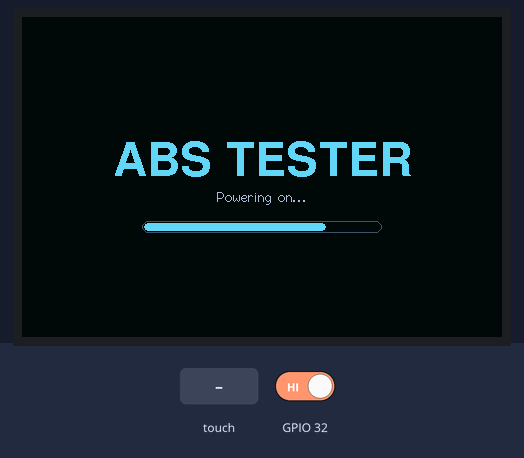
Bench run of a sketch on a simulated ESP32. Parts: 480×320 colour display. The inputs (shaded band) are chosen by the test bench; at power-on: GPIO 32 HIGH. EEPROM starts erased; what the sketch prints to the serial monitor is not drawn.

Above: at 1.5 s.
At 4.7 s:
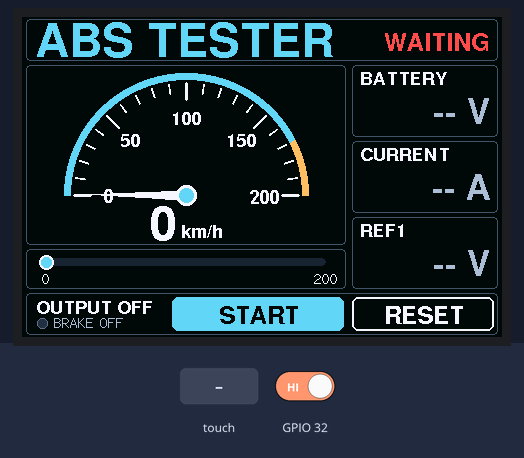
4.8 s: touch panel pressed at 38 % / 90 % of its raw x / y range
At 6.2 s:
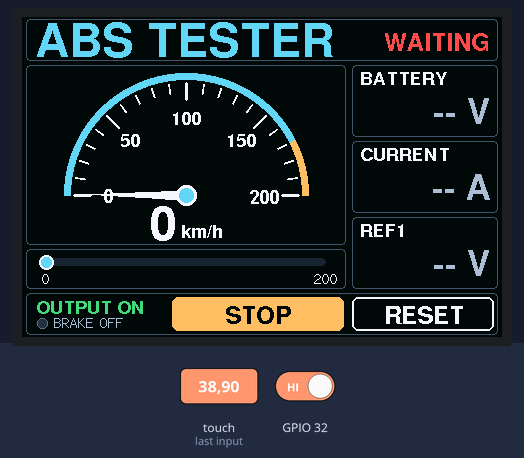
Timing chart, 0 to 7.8 s (numbered marks = the images above; inputs shaded):
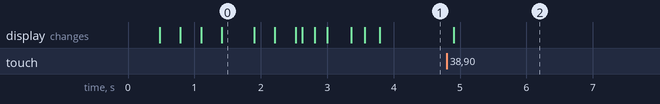

The sketch:

AbsTester.ino
```cpp
#include <Arduino.h>
#include <SoftwareSerial.h>
#include <Wire.h>  // Needed for LovyanGFX library detection.
#include "AbsDisplay.h"

// ABS tester on the ESP32 + 4.0" 480 x 320 touchscreen, fed by the testbench.
// Receives the same frames as esp32-universal-v2 (Uno U3, Nano U4, Mega U5)
// on GPIO17 and shows only what an ABS unit depends on: the D7 speed knob as
// wheel speed, battery (Mega A7), current (Mega A8), Reference 1 (A5) and the
// brake switch (D9). No Wi-Fi dashboard and no engine sensors.
// Mega D6 -> 10k/20k divider -> ESP32 GPIO17, common GND. 19200 baud 8N1.
SoftwareSerial testbench(17, 16);  // RX, TX (TX unused).
char frame[96];
size_t frameLength = 0;
bool discardFrame = false;
bool havePacket = false;
uint32_t lastPacketMs = 0, badFrames = 0;

bool smartKeyOn = false, brakePressed = false;
float targetSpeed = 0;   // Testbench D7 speed, 0-300 km/h (the "mapped RPM" field).
float speedKmh = 0;      // Eased toward targetSpeed.
float ref1V = 0;
bool haveReferences = false;
float batteryV = 0, currentA = 0;
bool haveBattery = false;
uint32_t lastSpeedMs = 0, lastSerialReportMs = 0;

// U3 (Uno): key, brake, 5 x ADC (1/16 counts), Hz x100, speed x100.
// U4 (Nano): U3 plus Reference 1 and 2 in mV.
// U5 (Mega): U4 plus battery in mV and current in mA.
bool parseFrame(char* text) {
  char* star = strchr(text, '*');
  if (!star || strlen(star + 1) != 2) return false;
  uint8_t checksum = 0;
  for (char* p = text; p < star; ++p) checksum ^= uint8_t(*p);
  char* end = nullptr;
  const unsigned long expected = strtoul(star + 1, &end, 16);
  if (*end || expected != checksum) return false;
  *star = '\0';
  uint8_t fieldCount;
  if (strncmp(text, "U3,", 3) == 0) fieldCount = 9;
  else if (strncmp(text, "U4,", 3) == 0) fieldCount = 11;
  else if (strncmp(text, "U5,", 3) == 0) fieldCount = 13;
  else return false;
  constexpr unsigned long maximum[13] = {
      1, 1, 16368, 16368, 16368, 16368, 16368, 100000000UL, 30000, 40000, 40000, 40000, 10500};
  unsigned long values[13];
  char* p = text + 3;
  for (uint8_t i = 0; i < fieldCount; ++i) {
    if (*p < '0' || *p > '9') return false;
    values[i] = strtoul(p, &end, 10);
    if (values[i] > maximum[i]) return false;
    if (i < fieldCount - 1) {
      if (*end != ',') return false;
      p = end + 1;
    } else if (*end) return false;
  }
  smartKeyOn = values[0] == 1;
  brakePressed = values[1] == 1;
  targetSpeed = smartKeyOn ? values[8] / 100.0f : 0;
  haveReferences = fieldCount >= 11;
  ref1V = smartKeyOn && haveReferences ? values[9] / 1000.0f : 0;
  haveBattery = fieldCount == 13;
  batteryV = haveBattery ? values[11] / 1000.0f : 0;
  currentA = haveBattery ? values[12] / 1000.0f : 0;
  lastPacketMs = millis();
  havePacket = true;
  return true;
}

void setup() {
  Serial.begin(115200);
  absDisplay::begin();
  testbench.begin(19200, SWSERIAL_8N1, 17, 16, false, 256);
  Serial.println(F("ABS tester ready. Testbench link on GPIO17, 19200 baud."));
}

void loop() {
  while (testbench.available()) {
    const char c = testbench.read();
    if (c == '\r') continue;
    if (c == '\n') {
      frame[frameLength] = '\0';
      if (!discardFrame && frameLength && parseFrame(frame)) {
        if (uint32_t(millis() - lastSerialReportMs) >= 1000) {
          lastSerialReportMs = millis();
          Serial.print(F("# KEY ")); Serial.print(smartKeyOn ? F("ON") : F("OFF"));
          Serial.print(F(" | BRAKE ")); Serial.print(brakePressed ? F("ON") : F("OFF"));
          Serial.print(F(" | SPEED ")); Serial.print(speedKmh, 0);
          Serial.print(F(" km/h | BATTERY ")); Serial.print(batteryV, 2);
          Serial.print(F(" V | CURRENT ")); Serial.print(currentA, 2);
          Serial.print(F(" A | REF1 ")); Serial.print(ref1V, 2);
          Serial.print(F(" V | bad frames ")); Serial.println(badFrames);
        }
      } else if (discardFrame || frameLength) ++badFrames;
      frameLength = 0;
      discardFrame = false;
    } else if (!discardFrame) {
      if (frameLength < sizeof(frame) - 1) frame[frameLength++] = c;
      else discardFrame = true;
    }
  }
  // Speed eases at 100 km/h per second, like the universal receiver.
  const uint32_t now = millis();
  const bool fresh = havePacket && uint32_t(now - lastPacketMs) <= 3000;
  if (!fresh || !smartKeyOn) speedKmh = 0;
  else {
    const float step = 100.0f * uint32_t(now - lastSpeedMs) / 1000.0f;
    speedKmh = speedKmh < targetSpeed ? min(targetSpeed, speedKmh + step) : max(targetSpeed, speedKmh - step);
  }
  lastSpeedMs = now;

  AbsData d{};
  d.link = !havePacket ? AbsData::WAITING : !fresh ? AbsData::STALE : AbsData::LIVE;
  d.keyOn = smartKeyOn;
  d.brake = brakePressed;
  d.speedKmh = speedKmh;
  d.batteryAvailable = haveBattery && fresh;
  d.batteryV = batteryV;
  d.currentA = currentA;
  d.references = haveReferences;
  d.ref1V = ref1V;
  absDisplay::update(d);
  yield();
}
```

Source omitted: AbsDisplay.h (17739 bytes)

Measured:
- after the input at 4.8 s, the display: changes after 0.11 s (image 2)
- what the display in image 0 shows lasts 0.5 s, from 1.4 s to 1.9 s
